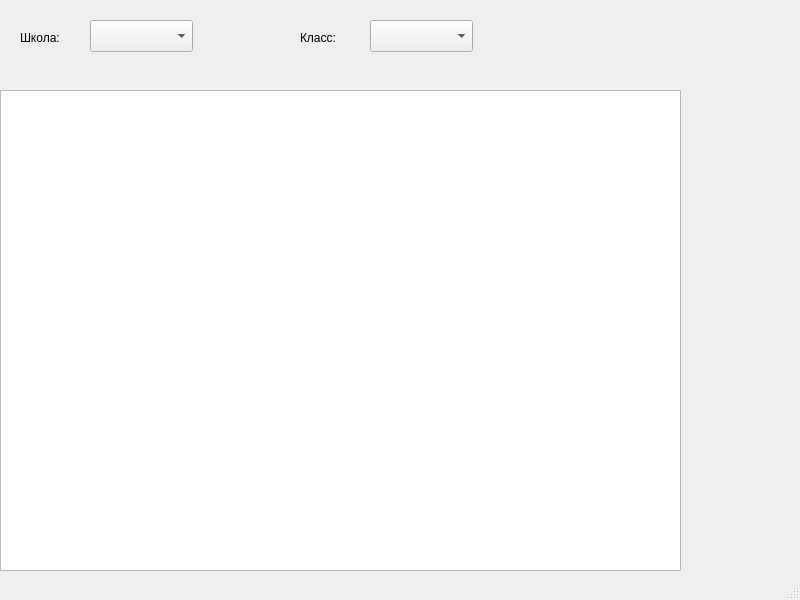
<?xml version="1.0" encoding="UTF-8"?>
<ui version="4.0">
 <class>MainWindow</class>
 <widget class="QMainWindow" name="MainWindow">
  <property name="geometry">
   <rect>
    <x>0</x>
    <y>0</y>
    <width>800</width>
    <height>600</height>
   </rect>
  </property>
  <property name="windowTitle">
   <string>MainWindow</string>
  </property>
  <widget class="QWidget" name="centralwidget">
   <widget class="QComboBox" name="comboSchool">
    <property name="geometry">
     <rect>
      <x>90</x>
      <y>20</y>
      <width>103</width>
      <height>32</height>
     </rect>
    </property>
   </widget>
   <widget class="QComboBox" name="comboClass">
    <property name="geometry">
     <rect>
      <x>370</x>
      <y>20</y>
      <width>103</width>
      <height>32</height>
     </rect>
    </property>
   </widget>
   <widget class="QLabel" name="label">
    <property name="geometry">
     <rect>
      <x>20</x>
      <y>30</y>
      <width>58</width>
      <height>16</height>
     </rect>
    </property>
    <property name="text">
     <string>Школа:</string>
    </property>
   </widget>
   <widget class="QLabel" name="label_2">
    <property name="geometry">
     <rect>
      <x>300</x>
      <y>30</y>
      <width>58</width>
      <height>16</height>
     </rect>
    </property>
    <property name="text">
     <string>Класс:</string>
    </property>
   </widget>
   <widget class="QTableWidget" name="tableWidget">
    <property name="geometry">
     <rect>
      <x>0</x>
      <y>90</y>
      <width>681</width>
      <height>481</height>
     </rect>
    </property>
   </widget>
  </widget>
  <widget class="QMenuBar" name="menubar">
   <property name="geometry">
    <rect>
     <x>0</x>
     <y>0</y>
     <width>800</width>
     <height>36</height>
    </rect>
   </property>
  </widget>
  <widget class="QStatusBar" name="statusbar"/>
 </widget>
 <resources/>
 <connections/>
</ui>
